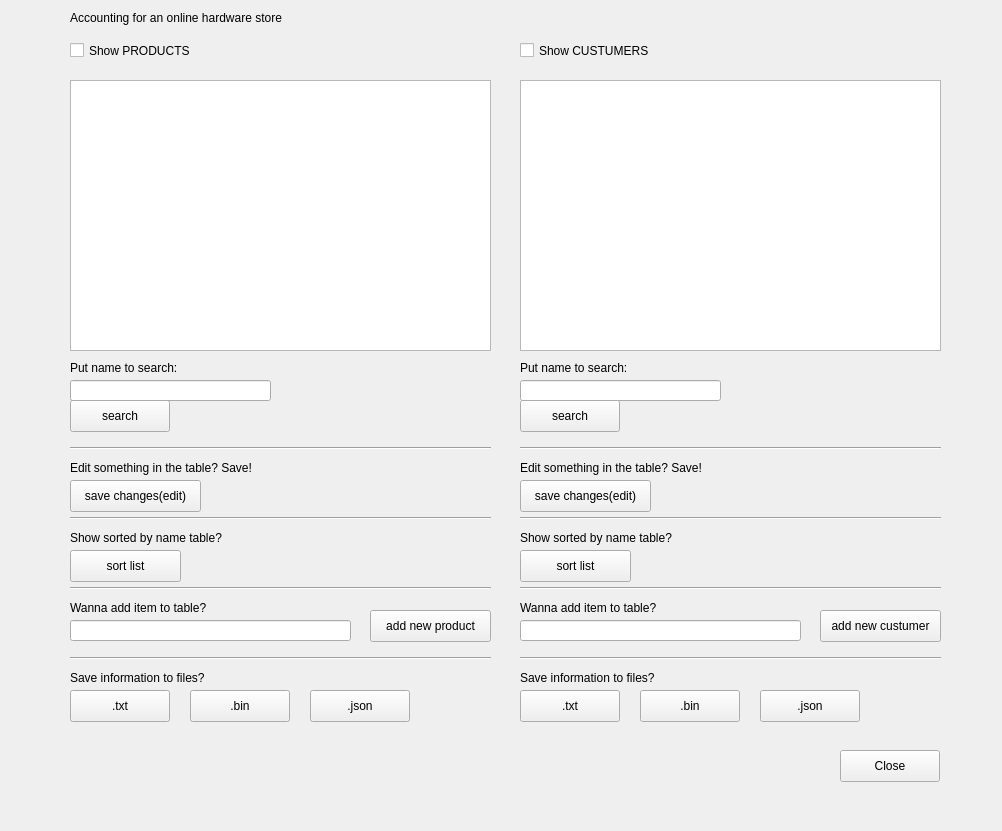
<?xml version="1.0" encoding="UTF-8"?>
<ui version="4.0">
 <class>Tabels</class>
 <widget class="QMainWindow" name="Tabels">
  <property name="geometry">
   <rect>
    <x>0</x>
    <y>0</y>
    <width>1002</width>
    <height>831</height>
   </rect>
  </property>
  <property name="windowTitle">
   <string>Tabels</string>
  </property>
  <widget class="QWidget" name="centralwidget">
   <widget class="QTableView" name="output1">
    <property name="geometry">
     <rect>
      <x>70</x>
      <y>80</y>
      <width>421</width>
      <height>271</height>
     </rect>
    </property>
   </widget>
   <widget class="QCheckBox" name="checkBoxProducts">
    <property name="geometry">
     <rect>
      <x>70</x>
      <y>40</y>
      <width>141</width>
      <height>21</height>
     </rect>
    </property>
    <property name="text">
     <string>Show PRODUCTS</string>
    </property>
   </widget>
   <widget class="QCheckBox" name="checkBoxCastumers">
    <property name="geometry">
     <rect>
      <x>520</x>
      <y>40</y>
      <width>141</width>
      <height>21</height>
     </rect>
    </property>
    <property name="text">
     <string>Show CUSTUMERS</string>
    </property>
   </widget>
   <widget class="QPushButton" name="SaveTableChangesButton">
    <property name="geometry">
     <rect>
      <x>70</x>
      <y>480</y>
      <width>131</width>
      <height>32</height>
     </rect>
    </property>
    <property name="text">
     <string>save changes(edit)</string>
    </property>
   </widget>
   <widget class="QPushButton" name="sortButton">
    <property name="geometry">
     <rect>
      <x>70</x>
      <y>550</y>
      <width>111</width>
      <height>32</height>
     </rect>
    </property>
    <property name="text">
     <string>sort list</string>
    </property>
   </widget>
   <widget class="QPushButton" name="searchButton">
    <property name="geometry">
     <rect>
      <x>70</x>
      <y>400</y>
      <width>100</width>
      <height>32</height>
     </rect>
    </property>
    <property name="text">
     <string>search</string>
    </property>
   </widget>
   <widget class="QLineEdit" name="lineEditSearch">
    <property name="geometry">
     <rect>
      <x>70</x>
      <y>380</y>
      <width>201</width>
      <height>21</height>
     </rect>
    </property>
   </widget>
   <widget class="QLabel" name="labelSearch">
    <property name="geometry">
     <rect>
      <x>70</x>
      <y>360</y>
      <width>121</width>
      <height>16</height>
     </rect>
    </property>
    <property name="text">
     <string>Put name to search:</string>
    </property>
   </widget>
   <widget class="Line" name="line">
    <property name="geometry">
     <rect>
      <x>70</x>
      <y>440</y>
      <width>421</width>
      <height>16</height>
     </rect>
    </property>
    <property name="orientation">
     <enum>Qt::Horizontal</enum>
    </property>
   </widget>
   <widget class="QLabel" name="labelChanges">
    <property name="geometry">
     <rect>
      <x>70</x>
      <y>460</y>
      <width>201</width>
      <height>16</height>
     </rect>
    </property>
    <property name="text">
     <string>Edit something in the table? Save!</string>
    </property>
   </widget>
   <widget class="Line" name="line_2">
    <property name="geometry">
     <rect>
      <x>70</x>
      <y>510</y>
      <width>421</width>
      <height>16</height>
     </rect>
    </property>
    <property name="orientation">
     <enum>Qt::Horizontal</enum>
    </property>
   </widget>
   <widget class="QLabel" name="labelSort">
    <property name="geometry">
     <rect>
      <x>70</x>
      <y>530</y>
      <width>181</width>
      <height>16</height>
     </rect>
    </property>
    <property name="text">
     <string>Show sorted by name table?</string>
    </property>
   </widget>
   <widget class="Line" name="line_3">
    <property name="geometry">
     <rect>
      <x>70</x>
      <y>580</y>
      <width>421</width>
      <height>16</height>
     </rect>
    </property>
    <property name="orientation">
     <enum>Qt::Horizontal</enum>
    </property>
   </widget>
   <widget class="QLabel" name="labelSavetoFile">
    <property name="geometry">
     <rect>
      <x>70</x>
      <y>670</y>
      <width>161</width>
      <height>16</height>
     </rect>
    </property>
    <property name="text">
     <string>Save information to files?</string>
    </property>
   </widget>
   <widget class="QPushButton" name="saveToTXTButton">
    <property name="geometry">
     <rect>
      <x>70</x>
      <y>690</y>
      <width>100</width>
      <height>32</height>
     </rect>
    </property>
    <property name="text">
     <string>.txt</string>
    </property>
   </widget>
   <widget class="QPushButton" name="saveToBinButton">
    <property name="geometry">
     <rect>
      <x>190</x>
      <y>690</y>
      <width>100</width>
      <height>32</height>
     </rect>
    </property>
    <property name="text">
     <string>.bin</string>
    </property>
   </widget>
   <widget class="QPushButton" name="saveToJsonButton">
    <property name="geometry">
     <rect>
      <x>310</x>
      <y>690</y>
      <width>100</width>
      <height>32</height>
     </rect>
    </property>
    <property name="text">
     <string>.json</string>
    </property>
   </widget>
   <widget class="QTableView" name="output1_2">
    <property name="geometry">
     <rect>
      <x>520</x>
      <y>80</y>
      <width>421</width>
      <height>271</height>
     </rect>
    </property>
   </widget>
   <widget class="QLabel" name="labelSearch_2">
    <property name="geometry">
     <rect>
      <x>520</x>
      <y>360</y>
      <width>121</width>
      <height>16</height>
     </rect>
    </property>
    <property name="text">
     <string>Put name to search:</string>
    </property>
   </widget>
   <widget class="QLineEdit" name="lineEditSearch_2">
    <property name="geometry">
     <rect>
      <x>520</x>
      <y>380</y>
      <width>201</width>
      <height>21</height>
     </rect>
    </property>
   </widget>
   <widget class="QPushButton" name="searchButton_2">
    <property name="geometry">
     <rect>
      <x>520</x>
      <y>400</y>
      <width>100</width>
      <height>32</height>
     </rect>
    </property>
    <property name="text">
     <string>search</string>
    </property>
   </widget>
   <widget class="Line" name="line_4">
    <property name="geometry">
     <rect>
      <x>520</x>
      <y>440</y>
      <width>421</width>
      <height>16</height>
     </rect>
    </property>
    <property name="orientation">
     <enum>Qt::Horizontal</enum>
    </property>
   </widget>
   <widget class="QLabel" name="labelChanges_2">
    <property name="geometry">
     <rect>
      <x>520</x>
      <y>460</y>
      <width>201</width>
      <height>16</height>
     </rect>
    </property>
    <property name="text">
     <string>Edit something in the table? Save!</string>
    </property>
   </widget>
   <widget class="QPushButton" name="SaveTableChangesButton_2">
    <property name="geometry">
     <rect>
      <x>520</x>
      <y>480</y>
      <width>131</width>
      <height>32</height>
     </rect>
    </property>
    <property name="text">
     <string>save changes(edit)</string>
    </property>
   </widget>
   <widget class="Line" name="line_5">
    <property name="geometry">
     <rect>
      <x>520</x>
      <y>510</y>
      <width>421</width>
      <height>16</height>
     </rect>
    </property>
    <property name="orientation">
     <enum>Qt::Horizontal</enum>
    </property>
   </widget>
   <widget class="QLabel" name="labelSort_2">
    <property name="geometry">
     <rect>
      <x>520</x>
      <y>530</y>
      <width>181</width>
      <height>16</height>
     </rect>
    </property>
    <property name="text">
     <string>Show sorted by name table?</string>
    </property>
   </widget>
   <widget class="QPushButton" name="sortButton_2">
    <property name="geometry">
     <rect>
      <x>520</x>
      <y>550</y>
      <width>111</width>
      <height>32</height>
     </rect>
    </property>
    <property name="text">
     <string>sort list</string>
    </property>
   </widget>
   <widget class="Line" name="line_6">
    <property name="geometry">
     <rect>
      <x>520</x>
      <y>580</y>
      <width>421</width>
      <height>16</height>
     </rect>
    </property>
    <property name="orientation">
     <enum>Qt::Horizontal</enum>
    </property>
   </widget>
   <widget class="QLabel" name="labelSavetoFile_2">
    <property name="geometry">
     <rect>
      <x>520</x>
      <y>670</y>
      <width>161</width>
      <height>16</height>
     </rect>
    </property>
    <property name="text">
     <string>Save information to files?</string>
    </property>
   </widget>
   <widget class="QPushButton" name="saveToTXTButton_2">
    <property name="geometry">
     <rect>
      <x>520</x>
      <y>690</y>
      <width>100</width>
      <height>32</height>
     </rect>
    </property>
    <property name="text">
     <string>.txt</string>
    </property>
   </widget>
   <widget class="QPushButton" name="saveToBinButton_2">
    <property name="geometry">
     <rect>
      <x>640</x>
      <y>690</y>
      <width>100</width>
      <height>32</height>
     </rect>
    </property>
    <property name="text">
     <string>.bin</string>
    </property>
   </widget>
   <widget class="QPushButton" name="saveToJsonButton_2">
    <property name="geometry">
     <rect>
      <x>760</x>
      <y>690</y>
      <width>100</width>
      <height>32</height>
     </rect>
    </property>
    <property name="text">
     <string>.json</string>
    </property>
   </widget>
   <widget class="Line" name="line_7">
    <property name="geometry">
     <rect>
      <x>70</x>
      <y>650</y>
      <width>421</width>
      <height>16</height>
     </rect>
    </property>
    <property name="orientation">
     <enum>Qt::Horizontal</enum>
    </property>
   </widget>
   <widget class="Line" name="line_8">
    <property name="geometry">
     <rect>
      <x>520</x>
      <y>650</y>
      <width>421</width>
      <height>16</height>
     </rect>
    </property>
    <property name="orientation">
     <enum>Qt::Horizontal</enum>
    </property>
   </widget>
   <widget class="QPushButton" name="pushButton">
    <property name="geometry">
     <rect>
      <x>370</x>
      <y>610</y>
      <width>121</width>
      <height>32</height>
     </rect>
    </property>
    <property name="text">
     <string>add new product</string>
    </property>
   </widget>
   <widget class="QLineEdit" name="lineEditNewForTable">
    <property name="geometry">
     <rect>
      <x>70</x>
      <y>620</y>
      <width>281</width>
      <height>21</height>
     </rect>
    </property>
   </widget>
   <widget class="QLabel" name="labelSort_3">
    <property name="geometry">
     <rect>
      <x>70</x>
      <y>600</y>
      <width>181</width>
      <height>16</height>
     </rect>
    </property>
    <property name="text">
     <string>Wanna add item to table?</string>
    </property>
   </widget>
   <widget class="QLineEdit" name="lineEditNewForTable_2">
    <property name="geometry">
     <rect>
      <x>520</x>
      <y>620</y>
      <width>281</width>
      <height>21</height>
     </rect>
    </property>
   </widget>
   <widget class="QPushButton" name="pushButton_2">
    <property name="geometry">
     <rect>
      <x>820</x>
      <y>610</y>
      <width>121</width>
      <height>32</height>
     </rect>
    </property>
    <property name="text">
     <string>add new custumer</string>
    </property>
   </widget>
   <widget class="QLabel" name="labelSort_4">
    <property name="geometry">
     <rect>
      <x>520</x>
      <y>600</y>
      <width>181</width>
      <height>16</height>
     </rect>
    </property>
    <property name="text">
     <string>Wanna add item to table?</string>
    </property>
   </widget>
   <widget class="QPushButton" name="pushButton_3">
    <property name="geometry">
     <rect>
      <x>840</x>
      <y>750</y>
      <width>100</width>
      <height>32</height>
     </rect>
    </property>
    <property name="text">
     <string>Close</string>
    </property>
   </widget>
   <widget class="QLabel" name="label">
    <property name="geometry">
     <rect>
      <x>70</x>
      <y>10</y>
      <width>251</width>
      <height>16</height>
     </rect>
    </property>
    <property name="text">
     <string>Accounting for an online hardware store</string>
    </property>
   </widget>
  </widget>
 </widget>
 <resources/>
 <connections>
  <connection>
   <sender>pushButton_3</sender>
   <signal>clicked()</signal>
   <receiver>Tabels</receiver>
   <slot>close()</slot>
   <hints>
    <hint type="sourcelabel">
     <x>872</x>
     <y>767</y>
    </hint>
    <hint type="destinationlabel">
     <x>877</x>
     <y>729</y>
    </hint>
   </hints>
  </connection>
 </connections>
</ui>
